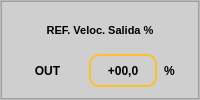
                    <widget class="QFrame" name="frame_21">
                     <property name="frameShape">
                      <enum>QFrame::StyledPanel</enum>
                     </property>
                     <property name="frameShadow">
                      <enum>QFrame::Raised</enum>
                     </property>
                     <layout class="QVBoxLayout" name="verticalLayout_31">
                      <property name="spacing">
                       <number>0</number>
                      </property>
                      <property name="leftMargin">
                       <number>0</number>
                      </property>
                      <property name="topMargin">
                       <number>0</number>
                      </property>
                      <property name="rightMargin">
                       <number>0</number>
                      </property>
                      <property name="bottomMargin">
                       <number>0</number>
                      </property>
                      <item>
                       <widget class="QFrame" name="frame_35">
                        <property name="styleSheet">
                         <string notr="true">background-color: rgb(207, 207, 207);</string>
                        </property>
                        <property name="frameShape">
                         <enum>QFrame::StyledPanel</enum>
                        </property>
                        <property name="frameShadow">
                         <enum>QFrame::Raised</enum>
                        </property>
                        <layout class="QVBoxLayout" name="verticalLayout_30">
                         <property name="spacing">
                          <number>7</number>
                         </property>
                         <property name="leftMargin">
                          <number>11</number>
                         </property>
                         <property name="topMargin">
                          <number>11</number>
                         </property>
                         <property name="rightMargin">
                          <number>11</number>
                         </property>
                         <property name="bottomMargin">
                          <number>11</number>
                         </property>
                         <item>
                          <widget class="QLabel" name="label_45">
                           <property name="font">
                            <font>
                             <pointsize>8</pointsize>
                             <weight>75</weight>
                             <bold>true</bold>
                            </font>
                           </property>
                           <property name="text">
                            <string>REF. Veloc. Salida %</string>
                           </property>
                           <property name="alignment">
                            <set>Qt::AlignCenter</set>
                           </property>
                          </widget>
                         </item>
                         <item>
                          <layout class="QHBoxLayout" name="horizontalLayout_27" stretch="3,3,1">
                           <property name="leftMargin">
                            <number>0</number>
                           </property>
                           <property name="topMargin">
                            <number>0</number>
                           </property>
                           <property name="rightMargin">
                            <number>0</number>
                           </property>
                           <property name="bottomMargin">
                            <number>0</number>
                           </property>
                           <item>
                            <widget class="QLabel" name="label_46">
                             <property name="font">
                              <font>
                               <weight>75</weight>
                               <bold>true</bold>
                              </font>
                             </property>
                             <property name="text">
                              <string>OUT</string>
                             </property>
                             <property name="alignment">
                              <set>Qt::AlignCenter</set>
                             </property>
                            </widget>
                           </item>
                           <item>
                            <widget class="QLabel" name="vel_2">
                             <property name="styleSheet">
                              <string notr="true">QLabel {
    background-color: transparent; /* Fondo transparente */
    color: black; /* Color del texto (puedes cambiarlo) */
    border: 2px solid  #FBC02D; /* Borde azul de 2px */
    border-radius: 10px; /* Bordes redondeados */
    padding: 5px; /* Espaciado interno */
    font-size: 12px;
    font-weight: bold; /* Texto en negrita */
}</string>
                             </property>
                             <property name="text">
                              <string>+00,0</string>
                             </property>
                             <property name="alignment">
                              <set>Qt::AlignCenter</set>
                             </property>
                            </widget>
                           </item>
                           <item>
                            <widget class="QLabel" name="label_48">
                             <property name="font">
                              <font>
                               <weight>75</weight>
                               <bold>true</bold>
                              </font>
                             </property>
                             <property name="text">
                              <string>%</string>
                             </property>
                            </widget>
                           </item>
                          </layout>
                         </item>
                        </layout>
                       </widget>
                      </item>
                     </layout>
                    </widget>
